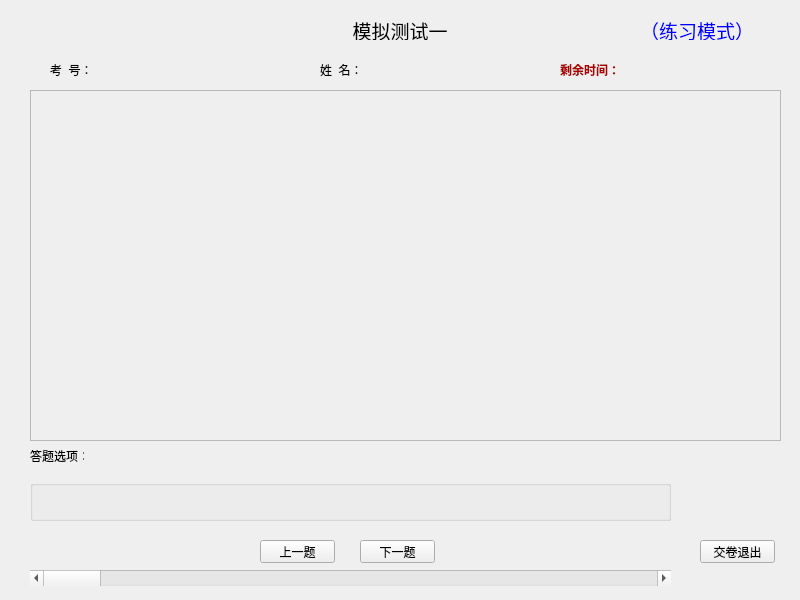
<?xml version="1.0" encoding="UTF-8"?>
<ui version="4.0">
 <class>TestingForm</class>
 <widget class="QWidget" name="TestingForm">
  <property name="geometry">
   <rect>
    <x>0</x>
    <y>0</y>
    <width>800</width>
    <height>600</height>
   </rect>
  </property>
  <property name="windowTitle">
   <string>进入测试</string>
  </property>
  <widget class="QScrollArea" name="scrollArea">
   <property name="geometry">
    <rect>
     <x>30</x>
     <y>90</y>
     <width>751</width>
     <height>351</height>
    </rect>
   </property>
   <property name="widgetResizable">
    <bool>true</bool>
   </property>
   <widget class="QWidget" name="scrollAreaWidgetContents">
    <property name="geometry">
     <rect>
      <x>0</x>
      <y>0</y>
      <width>749</width>
      <height>349</height>
     </rect>
    </property>
   </widget>
  </widget>
  <widget class="QLabel" name="label_Title">
   <property name="geometry">
    <rect>
     <x>200</x>
     <y>20</y>
     <width>400</width>
     <height>20</height>
    </rect>
   </property>
   <property name="font">
    <font>
     <family>黑体</family>
     <pointsize>14</pointsize>
    </font>
   </property>
   <property name="text">
    <string>模拟测试一</string>
   </property>
   <property name="alignment">
    <set>Qt::AlignCenter</set>
   </property>
  </widget>
  <widget class="QPushButton" name="pushButton_Exit">
   <property name="geometry">
    <rect>
     <x>700</x>
     <y>540</y>
     <width>75</width>
     <height>23</height>
    </rect>
   </property>
   <property name="text">
    <string>交卷退出</string>
   </property>
  </widget>
  <widget class="QLabel" name="label_Time">
   <property name="geometry">
    <rect>
     <x>560</x>
     <y>60</y>
     <width>220</width>
     <height>20</height>
    </rect>
   </property>
   <property name="font">
    <font>
     <family>Agency FB</family>
     <weight>75</weight>
     <bold>true</bold>
    </font>
   </property>
   <property name="styleSheet">
    <string notr="true">color: rgb(170, 0, 0);</string>
   </property>
   <property name="text">
    <string>剩余时间：</string>
   </property>
  </widget>
  <widget class="QLabel" name="label_No">
   <property name="geometry">
    <rect>
     <x>50</x>
     <y>60</y>
     <width>220</width>
     <height>20</height>
    </rect>
   </property>
   <property name="text">
    <string>考  号：</string>
   </property>
  </widget>
  <widget class="QLabel" name="label_Name">
   <property name="geometry">
    <rect>
     <x>320</x>
     <y>60</y>
     <width>220</width>
     <height>20</height>
    </rect>
   </property>
   <property name="text">
    <string>姓  名：</string>
   </property>
  </widget>
  <widget class="QLabel" name="label_kind">
   <property name="geometry">
    <rect>
     <x>640</x>
     <y>20</y>
     <width>220</width>
     <height>20</height>
    </rect>
   </property>
   <property name="font">
    <font>
     <family>黑体</family>
     <pointsize>14</pointsize>
    </font>
   </property>
   <property name="styleSheet">
    <string notr="true">color: rgb(0, 0, 255);</string>
   </property>
   <property name="text">
    <string>（练习模式）</string>
   </property>
  </widget>
  <widget class="QLabel" name="label_AnswerTitle">
   <property name="geometry">
    <rect>
     <x>30</x>
     <y>450</y>
     <width>54</width>
     <height>12</height>
    </rect>
   </property>
   <property name="text">
    <string>答题选项：</string>
   </property>
  </widget>
  <widget class="QGroupBox" name="groupBox_Answer">
   <property name="geometry">
    <rect>
     <x>30</x>
     <y>480</y>
     <width>641</width>
     <height>41</height>
    </rect>
   </property>
   <property name="title">
    <string/>
   </property>
  </widget>
  <widget class="QPushButton" name="pushButton_Last">
   <property name="geometry">
    <rect>
     <x>260</x>
     <y>540</y>
     <width>75</width>
     <height>23</height>
    </rect>
   </property>
   <property name="text">
    <string>上一题</string>
   </property>
  </widget>
  <widget class="QPushButton" name="pushButton_Next">
   <property name="geometry">
    <rect>
     <x>360</x>
     <y>540</y>
     <width>75</width>
     <height>23</height>
    </rect>
   </property>
   <property name="text">
    <string>下一题</string>
   </property>
  </widget>
  <widget class="QScrollBar" name="horizontalScrollBar">
   <property name="geometry">
    <rect>
     <x>30</x>
     <y>570</y>
     <width>641</width>
     <height>16</height>
    </rect>
   </property>
   <property name="orientation">
    <enum>Qt::Horizontal</enum>
   </property>
  </widget>
 </widget>
 <resources/>
 <connections/>
</ui>
